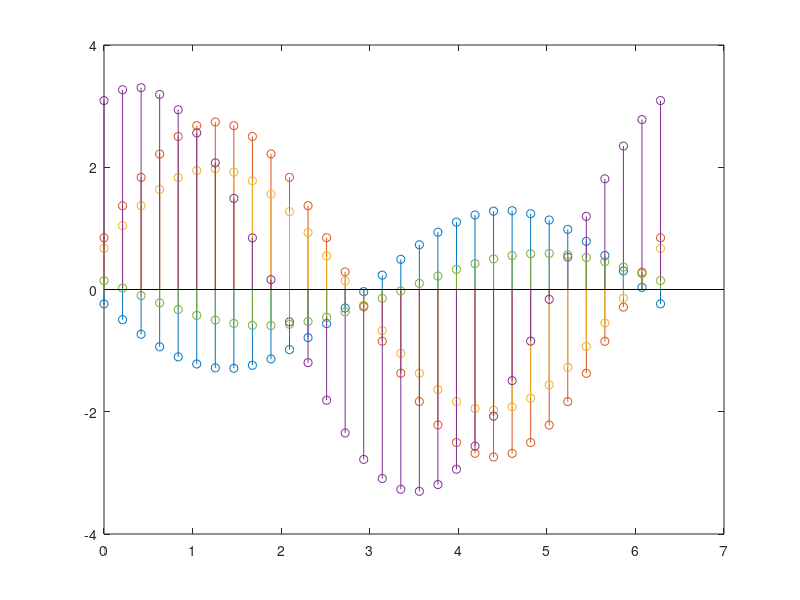

The MATLAB script that drew this image:
clc;
clear;
A=4*rand(1,5);
phi=2*pi*rand(1,5);
n=linspace(0,2*pi,31);

for i=1:5
    x= A(i).*cos((n)+ phi(i));
    stem (n,x);
    hold on
end
